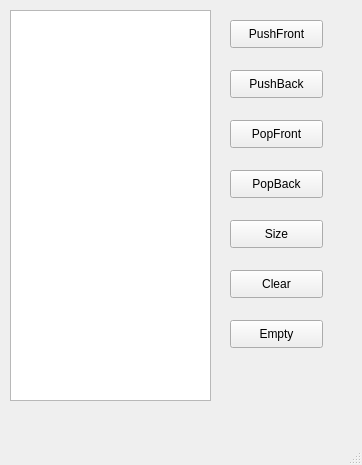
<?xml version="1.0" encoding="UTF-8"?>
<ui version="4.0">
 <class>MainWindow</class>
 <widget class="QMainWindow" name="MainWindow">
  <property name="geometry">
   <rect>
    <x>0</x>
    <y>0</y>
    <width>362</width>
    <height>465</height>
   </rect>
  </property>
  <property name="windowTitle">
   <string>MainWindow</string>
  </property>
  <widget class="QWidget" name="centralwidget">
   <widget class="QTextBrowser" name="textBrowser">
    <property name="geometry">
     <rect>
      <x>10</x>
      <y>10</y>
      <width>201</width>
      <height>391</height>
     </rect>
    </property>
   </widget>
   <widget class="QPushButton" name="pushButton">
    <property name="geometry">
     <rect>
      <x>230</x>
      <y>20</y>
      <width>93</width>
      <height>28</height>
     </rect>
    </property>
    <property name="text">
     <string>PushFront</string>
    </property>
   </widget>
   <widget class="QPushButton" name="pushButton_2">
    <property name="geometry">
     <rect>
      <x>230</x>
      <y>70</y>
      <width>93</width>
      <height>28</height>
     </rect>
    </property>
    <property name="text">
     <string>PushBack</string>
    </property>
   </widget>
   <widget class="QPushButton" name="pushButton_3">
    <property name="geometry">
     <rect>
      <x>230</x>
      <y>120</y>
      <width>93</width>
      <height>28</height>
     </rect>
    </property>
    <property name="text">
     <string>PopFront</string>
    </property>
   </widget>
   <widget class="QPushButton" name="pushButton_4">
    <property name="geometry">
     <rect>
      <x>230</x>
      <y>170</y>
      <width>93</width>
      <height>28</height>
     </rect>
    </property>
    <property name="text">
     <string>PopBack</string>
    </property>
   </widget>
   <widget class="QPushButton" name="pushButton_5">
    <property name="geometry">
     <rect>
      <x>230</x>
      <y>220</y>
      <width>93</width>
      <height>28</height>
     </rect>
    </property>
    <property name="text">
     <string>Size</string>
    </property>
   </widget>
   <widget class="QPushButton" name="pushButton_6">
    <property name="geometry">
     <rect>
      <x>230</x>
      <y>270</y>
      <width>93</width>
      <height>28</height>
     </rect>
    </property>
    <property name="text">
     <string>Clear</string>
    </property>
   </widget>
   <widget class="QPushButton" name="pushButton_7">
    <property name="geometry">
     <rect>
      <x>230</x>
      <y>320</y>
      <width>93</width>
      <height>28</height>
     </rect>
    </property>
    <property name="text">
     <string>Empty</string>
    </property>
   </widget>
  </widget>
  <widget class="QMenuBar" name="menubar">
   <property name="geometry">
    <rect>
     <x>0</x>
     <y>0</y>
     <width>362</width>
     <height>26</height>
    </rect>
   </property>
  </widget>
  <widget class="QStatusBar" name="statusbar"/>
 </widget>
 <resources/>
 <connections/>
</ui>
